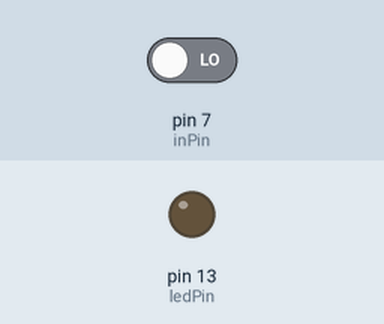
Recording of a sketch running on a simulated Arduino Uno, built with avr-gcc and run on an emulated ATmega328P. Parts: output pins drawn as LEDs (lit = HIGH). The inputs (shaded band) are chosen by the test bench; at power-on: pin 7 (inPin) LOW.

Above: at 1.2 s.
1.3 s: pin 7 (inPin) driven HIGH
At 2.1 s:
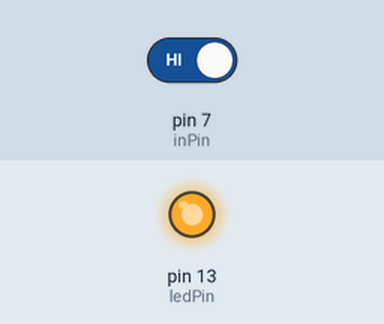
2.8 s: pin 7 (inPin) driven LOW
At 3.2 s:
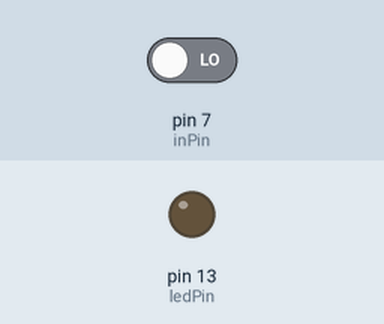
Timing chart, 0 to 5.8 s (numbered marks = the images above; inputs shaded):
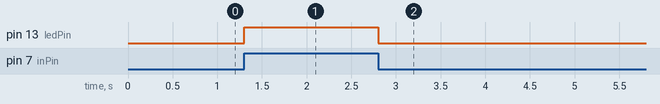

Measured:
- after the input at 1.3 s, pin 13 (ledPin): LOW → HIGH at once
- after the input at 2.8 s, pin 13 (ledPin): HIGH → LOW at once

The sketch:

TiltSwitch.ino
```cpp
/* Tilt Sensor
 * -----------
 *
 * Detects if the sensor has been tilted or not and
 * lights up the LED if so. Note that due to the
 * use of active low inputs (through a pull-up resistor)
 * the input is at low when the sensor is active.
 *
 * (cleft) David Cuartielles for DojoCorp and K3
 * @author: D. Cuartielles
 *
 */

int ledPin = 13;
int inPin = 7;
int value = 0;

void setup()
{
  pinMode(ledPin, OUTPUT);              // initializes digital pin 13 as output
  pinMode(inPin, INPUT);                // initializes digital pin 7 as input
}

void loop()
{
  value = digitalRead(inPin);   // reads the value at a digital input
  digitalWrite(ledPin, value);
}
```
